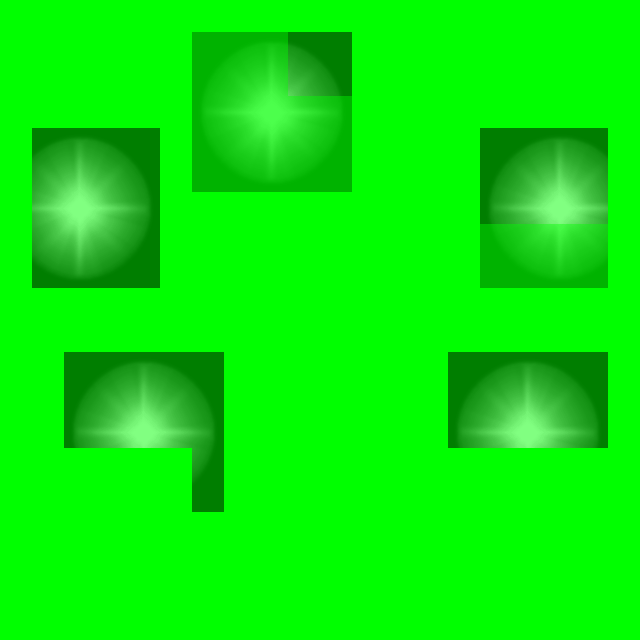

The image is a tile-based game level rendered from a .tmx file. Its description and source (layers, tilesets, objects; grid data summarised) follow:
An orthogonal 20x20 tile map with 32x32 px tiles, 10 tile layers (0_floor, 1_terrain, 2_object, 3_roof, ...), 9 tilesets.

<map version="1.0" orientation="orthogonal" width="20" height="20" tilewidth="32" tileheight="32">
 <tileset firstgid="1" name="collision" tilewidth="32" tileheight="32">
  <image source="../../tileset/logic/collision.png" width="32" height="32" />
 </tileset>
 <tileset firstgid="2" name="protection" tilewidth="32" tileheight="32">
  <image source="../../tileset/logic/protection.png" width="32" height="32" />
 </tileset>
 <tileset firstgid="3" name="sciany" tilewidth="32" tileheight="32">
  <image source="../../tileset/pol/domki/kosciol_sciany.png" width="160" height="192" />
 </tileset>
 <tileset firstgid="33" name="posadzka" tilewidth="32" tileheight="32">
  <image source="../../tileset/ground/slate_tiles.png" width="160" height="96" />
 </tileset>
 <tileset firstgid="48" name="ogien" tilewidth="32" tileheight="32">
  <image source="../../tileset/pol/oswietlenie/plomien_big.png" width="128" height="64" />
 </tileset>
 <tileset firstgid="56" name="podstawa" tilewidth="32" tileheight="32">
  <image source="../../tileset/furniture/light/iron_lamp.png" width="32" height="96" />
 </tileset>
 <tileset firstgid="59" name="statula" tilewidth="32" tileheight="32">
  <image source="../../tileset/pol/posagi/statua_z_mieczem.png" width="192" height="288" />
 </tileset>
 <tileset firstgid="113" name="brama" tilewidth="32" tileheight="32">
  <image source="../../tileset/pol/domki/drzwi/warownia_wejscie_big.png" width="96" height="64" />
 </tileset>
 <tileset firstgid="119" name="latarnia_blask" tilewidth="32" tileheight="32">
  <image source="../../tileset/pol/oswietlenie/latarnia_blask.png" width="160" height="160" />
 </tileset>
 <layer name="0_floor" width="20" height="20">
  <data>[400 cells, 400 non-empty, 6 distinct tile ids]</data>
 </layer>
 <layer name="1_terrain" width="20" height="20">
  <data>[400 cells, 278 non-empty, 33 distinct tile ids]</data>
 </layer>
 <layer name="2_object" width="20" height="20">
  <data>[400 cells, 8 non-empty, 6 distinct tile ids]</data>
 </layer>
 <layer name="3_roof" width="20" height="20">
  <data>[400 cells, 71 non-empty, 33 distinct tile ids]</data>
 </layer>
 <layer name="4_roof_add" width="20" height="20">
  <data>[400 cells, 4 non-empty, 4 distinct tile ids]</data>
 </layer>
 <layer name="objects" width="20" height="20">
  <data>[400 cells, 0 non-empty, 0 distinct tile ids]</data>
 </layer>
 <layer name="collision" width="20" height="20">
  <data>[400 cells, 239 non-empty, 1 distinct tile ids]</data>
 </layer>
 <layer name="protection" width="20" height="20">
  <data>[400 cells, 400 non-empty, 1 distinct tile ids]</data>
 </layer>
 <layer name="blend_ground" width="20" height="20" opacity="0.3">
  <data>[400 cells, 97 non-empty, 25 distinct tile ids]</data>
 </layer>
 <layer name="blend_roof" width="20" height="20" opacity="0.3">
  <data>[400 cells, 68 non-empty, 23 distinct tile ids]</data>
 </layer>
</map>
